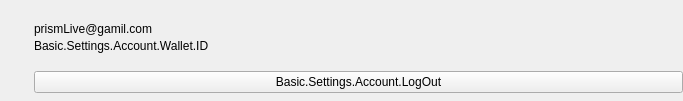
<?xml version="1.0" encoding="UTF-8"?>
<ui version="4.0">
 <class>SPTSettingAccountView</class>
 <widget class="QWidget" name="SPTSettingAccountView">
  <property name="geometry">
   <rect>
    <x>0</x>
    <y>0</y>
    <width>683</width>
    <height>101</height>
   </rect>
  </property>
  <property name="windowTitle">
   <string>SPTSettingAccountView</string>
  </property>
  <layout class="QHBoxLayout" name="horizontalLayout_3">
   <property name="spacing">
    <number>0</number>
   </property>
   <property name="leftMargin">
    <number>0</number>
   </property>
   <property name="topMargin">
    <number>0</number>
   </property>
   <property name="rightMargin">
    <number>0</number>
   </property>
   <property name="bottomMargin">
    <number>0</number>
   </property>
   <item>
    <layout class="QVBoxLayout" name="verticalLayout">
     <property name="spacing">
      <number>0</number>
     </property>
     <item>
      <widget class="SPTComplexHeaderIcon" name="userIconLabel">
       <property name="text">
        <string/>
       </property>
       <property name="scaledContents">
        <bool>false</bool>
       </property>
      </widget>
     </item>
    </layout>
   </item>
   <item>
    <layout class="QVBoxLayout" name="infoLayout">
     <property name="spacing">
      <number>0</number>
     </property>
     <property name="leftMargin">
      <number>27</number>
     </property>
     <property name="topMargin">
      <number>0</number>
     </property>
     <property name="rightMargin">
      <number>0</number>
     </property>
     <property name="bottomMargin">
      <number>0</number>
     </property>
     <item>
      <spacer name="verticalSpacer_2">
       <property name="orientation">
        <enum>Qt::Orientation::Vertical</enum>
       </property>
       <property name="sizeHint" stdset="0">
        <size>
         <width>20</width>
         <height>40</height>
        </size>
       </property>
      </spacer>
     </item>
     <item>
      <layout class="QHBoxLayout" name="nicknameLayout">
       <property name="spacing">
        <number>0</number>
       </property>
       <property name="topMargin">
        <number>0</number>
       </property>
       <property name="rightMargin">
        <number>0</number>
       </property>
       <property name="bottomMargin">
        <number>0</number>
       </property>
       <item>
        <widget class="QLabel" name="nickName">
         <property name="text">
          <string/>
         </property>
        </widget>
       </item>
      </layout>
     </item>
     <item>
      <widget class="QLabel" name="email">
       <property name="text">
        <string>prismLive@gamil.com</string>
       </property>
      </widget>
     </item>
     <item>
      <layout class="QHBoxLayout" name="walletLayout">
       <property name="spacing">
        <number>4</number>
       </property>
       <item alignment="Qt::AlignmentFlag::AlignLeft">
        <widget class="QLabel" name="label_3">
         <property name="text">
          <string>Basic.Settings.Account.Wallet.ID</string>
         </property>
        </widget>
       </item>
       <item alignment="Qt::AlignmentFlag::AlignLeft">
        <widget class="QLabel" name="walletID">
         <property name="text">
          <string/>
         </property>
        </widget>
       </item>
       <item>
        <spacer name="horizontalSpacer">
         <property name="orientation">
          <enum>Qt::Orientation::Horizontal</enum>
         </property>
         <property name="sizeHint" stdset="0">
          <size>
           <width>40</width>
           <height>20</height>
          </size>
         </property>
        </spacer>
       </item>
      </layout>
     </item>
     <item>
      <layout class="QHBoxLayout" name="buttonLayout">
       <property name="spacing">
        <number>0</number>
       </property>
       <property name="topMargin">
        <number>15</number>
       </property>
       <property name="rightMargin">
        <number>0</number>
       </property>
       <item>
        <widget class="QPushButton" name="btnLogout">
         <property name="sizePolicy">
          <sizepolicy hsizetype="Minimum" vsizetype="Fixed">
           <horstretch>0</horstretch>
           <verstretch>0</verstretch>
          </sizepolicy>
         </property>
         <property name="text">
          <string>Basic.Settings.Account.LogOut</string>
         </property>
        </widget>
       </item>
      </layout>
     </item>
     <item>
      <spacer name="verticalSpacer">
       <property name="orientation">
        <enum>Qt::Orientation::Vertical</enum>
       </property>
       <property name="sizeHint" stdset="0">
        <size>
         <width>20</width>
         <height>40</height>
        </size>
       </property>
      </spacer>
     </item>
    </layout>
   </item>
  </layout>
 </widget>
 <layoutdefault spacing="6" margin="11"/>
 <customwidgets>
  <customwidget>
   <class>SPTComplexHeaderIcon</class>
   <extends>QLabel</extends>
   <header>spt-complex-header-icon.hpp</header>
  </customwidget>
 </customwidgets>
 <resources/>
 <connections/>
</ui>
